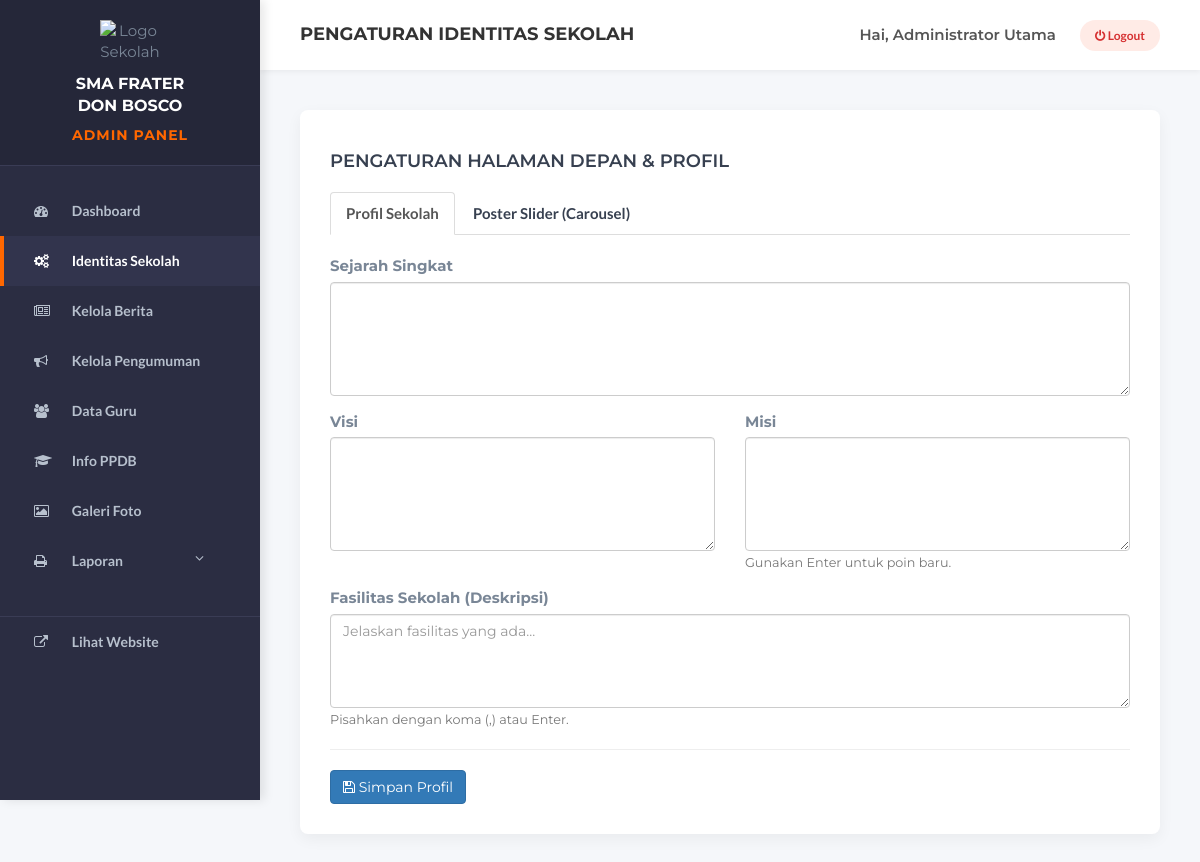
/admin/identitas.php (signed in), run on an earlier commit of the app's database.
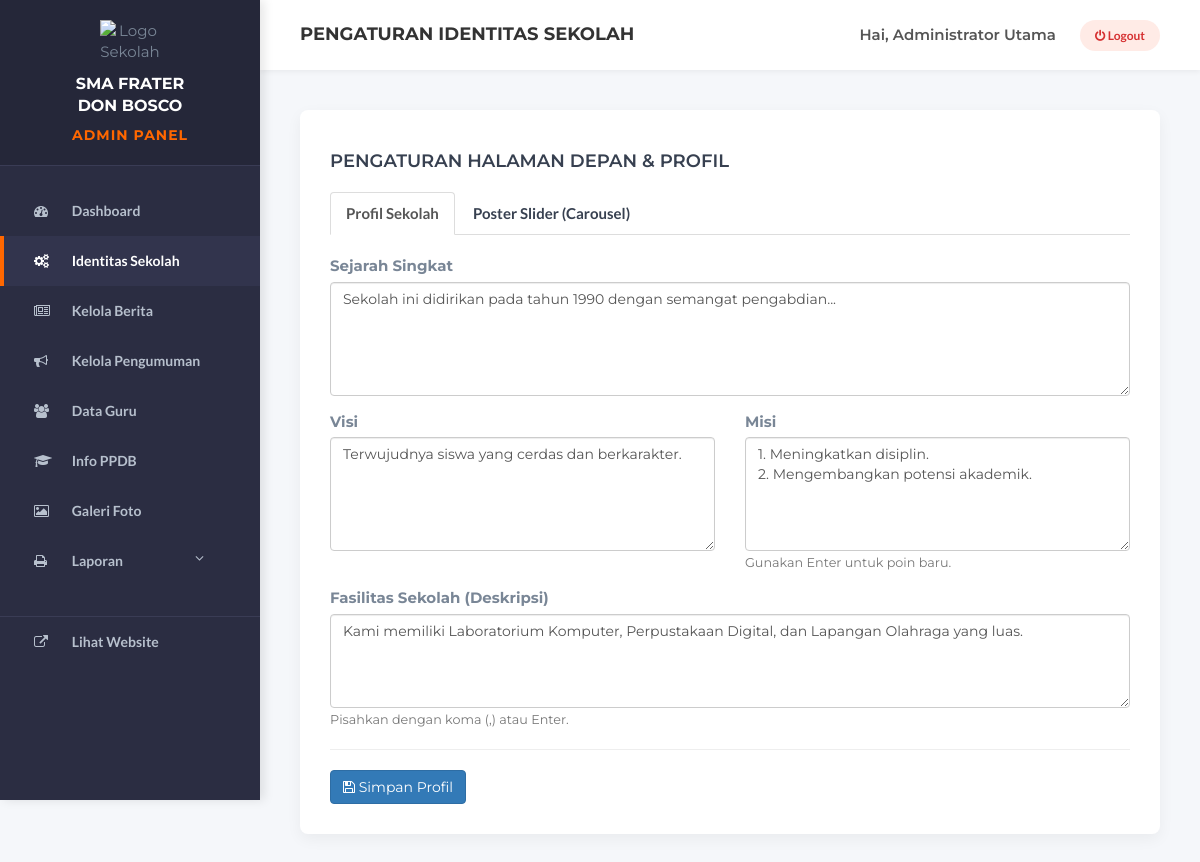
And on a later commit of the database.
### tables this page shows
CREATE TABLE `identitas_sekolah` (
  `id_identitas` int NOT NULL,
  `sejarah` text,
  `visi` text,
  `misi` text,
  `fasilitas` text,
  `file_poster` varchar(255) DEFAULT NULL
);

### controllers/AdminIdentitasController.php (called while the page is built, shortened)
<?php
require_once __DIR__ . '/../models/IdentitasModel.php';
class AdminIdentitasController {
    public function index() {
        $model = new IdentitasModel();
        $data = $model->getIdentitas();
        require_once '../views/admin/identitas_form.php';
    }
}
?>

### models/IdentitasModel.php (called while the page is built, shortened)
<?php
require_once 'Database.php';
class IdentitasModel extends Database {
    public function getIdentitas() {
        $sql = "SELECT * FROM identitas_sekolah WHERE id_identitas = 1";
        $query = $this->query($sql);
        return mysqli_fetch_assoc($query);
    }
}
?>

### models/Database.php (called while the page is built, shortened)
<?php
require_once __DIR__ . '/../Koneksi Database/koneksi.php';
class Database {
    protected $koneksi;
    public function __construct() {
        global $koneksi;
        $this->koneksi = $koneksi;
    }
    public function query($sql) {
        return mysqli_query($this->koneksi, $sql);
    }
}
?>

### views/admin/identitas_form.php (the view, shortened to what this page needs)
<?php
require_once 'template/header.php';
require_once 'template/sidebar.php';
?>
<div class="main-content">
    <?php require_once 'template/topbar.php'; ?>
    <div class="content-wrapper">
        <div class="card-box">
            <h4 style="margin-bottom: 20px;">PENGATURAN HALAMAN DEPAN & PROFIL</h4>
            <ul class="nav nav-tabs">
                <li class="<?php echo (!isset($_GET['tab']) || $_GET['tab'] != 'poster') ? 'active' : ''; ?>">
                    <a data-toggle="tab" href="#profil">Profil Sekolah</a>
                </li>
                <li class="<?php echo (isset($_GET['tab']) && $_GET['tab'] == 'poster') ? 'active' : ''; ?>">
                    <a data-toggle="tab" href="#poster">Poster Slider (Carousel)</a>
                </li>
            </ul>
            <div class="tab-content" style="padding-top: 20px;">
                <div id="profil" class="tab-pane fade <?php echo (!isset($_GET['tab']) || $_GET['tab'] != 'poster') ? 'in active' : ''; ?>">
                    <form method="POST" action="identitas.php?aksi=update" enctype="multipart/form-data">
                        <div class="form-group">
                            <label>Sejarah Singkat</label>
                            <textarea name="sejarah" class="form-control" rows="5"><?php echo htmlspecialchars($data['sejarah']); ?></textarea>
                        </div>
                        <div class="row">
                            <div class="col-md-6">
                                <div class="form-group">
                                    <label>Visi</label>
                                    <textarea name="visi" class="form-control" rows="5"><?php echo htmlspecialchars($data['visi']); ?></textarea>
                                </div>
                            </div>
                            <div class="col-md-6">
                                <div class="form-group">
                                    <label>Misi</label>
                                    <textarea name="misi" class="form-control" rows="5"><?php echo htmlspecialchars($data['misi']); ?></textarea>
                                    <small class="text-muted">Gunakan Enter untuk poin baru.</small>
                                </div>
                            </div>
                        </div>
                        <div class="form-group">
                            <label>Fasilitas Sekolah (Deskripsi)</label>
                            <textarea name="fasilitas" class="form-control" rows="4" placeholder="Jelaskan fasilitas yang ada..."><?php echo htmlspecialchars($data['fasilitas']); ?></textarea>
                            <small class="text-muted">Pisahkan dengan koma (,) atau Enter.</small>
                        </div>
                        <hr>
                        <button type="submit" class="btn btn-primary"><i class="fa fa-save"></i> Simpan Profil</button>
                    </form>
                </div>
                </div>
        </div>
    </div>
</div>
<?php require_once 'template/footer.php'; ?>

What changed in the data, as far as the page shows it:
added identitas_sekolah: sejarah "Sekolah ini didirikan pada tahun 1990 dengan semangat pengabdian...", visi "Terwujudnya siswa yang cerdas dan berkarakter.", misi "1. Meningkatkan disiplin. 2. Mengembangkan potensi akademik.", fasilitas "Kami memiliki Laboratorium Komputer, Perpustakaan Digital, dan Lapangan Olahraga yang luas."
